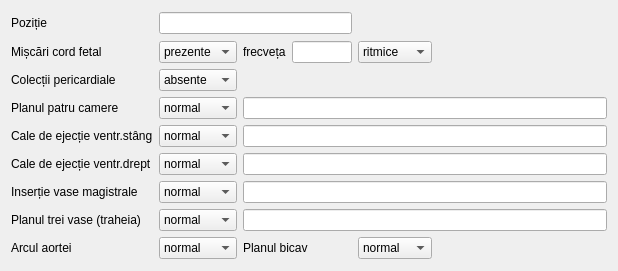
                     <widget class="QWidget" name="tab_6">
                      <attribute name="title">
                       <string>Cord</string>
                      </attribute>
                      <layout class="QGridLayout" name="gridLayout_71">
                       <item row="5" column="2" colspan="4">
                        <widget class="QLineEdit" name="gestation2_ventricularEjectionPathRight_description"/>
                       </item>
                       <item row="0" column="0">
                        <widget class="QLabel" name="label_168">
                         <property name="text">
                          <string>Poziție</string>
                         </property>
                        </widget>
                       </item>
                       <item row="6" column="2" colspan="4">
                        <widget class="QLineEdit" name="gestation2_intersectionVesselMagistral_description"/>
                       </item>
                       <item row="9" column="2">
                        <spacer name="verticalSpacer_18">
                         <property name="orientation">
                          <enum>Qt::Vertical</enum>
                         </property>
                         <property name="sizeHint" stdset="0">
                          <size>
                           <width>20</width>
                           <height>1</height>
                          </size>
                         </property>
                        </spacer>
                       </item>
                       <item row="6" column="0">
                        <widget class="QLabel" name="label_175">
                         <property name="text">
                          <string>Inserție vase magistrale</string>
                         </property>
                        </widget>
                       </item>
                       <item row="1" column="2">
                        <widget class="QLabel" name="label_170">
                         <property name="text">
                          <string>frecveța</string>
                         </property>
                        </widget>
                       </item>
                       <item row="5" column="1">
                        <widget class="QComboBox" name="gestation2_ventricularEjectionPathRight">
                         <item>
                          <property name="text">
                           <string>normal</string>
                          </property>
                         </item>
                         <item>
                          <property name="text">
                           <string>anormal</string>
                          </property>
                         </item>
                         <item>
                          <property name="text">
                           <string>dificil</string>
                          </property>
                         </item>
                        </widget>
                       </item>
                       <item row="3" column="0">
                        <widget class="QLabel" name="label_172">
                         <property name="text">
                          <string>Planul patru camere</string>
                         </property>
                        </widget>
                       </item>
                       <item row="1" column="0">
                        <widget class="QLabel" name="label_169">
                         <property name="text">
                          <string>Mișcări cord fetal</string>
                         </property>
                        </widget>
                       </item>
                       <item row="1" column="1">
                        <widget class="QComboBox" name="gestation2_heartBeat">
                         <item>
                          <property name="text">
                           <string>prezente</string>
                          </property>
                         </item>
                         <item>
                          <property name="text">
                           <string>absente</string>
                          </property>
                         </item>
                        </widget>
                       </item>
                       <item row="1" column="3">
                        <widget class="QLineEdit" name="gestation2_heartBeat_frequency">
                         <property name="sizePolicy">
                          <sizepolicy hsizetype="Fixed" vsizetype="Fixed">
                           <horstretch>0</horstretch>
                           <verstretch>0</verstretch>
                          </sizepolicy>
                         </property>
                         <property name="maximumSize">
                          <size>
                           <width>60</width>
                           <height>16777215</height>
                          </size>
                         </property>
                        </widget>
                       </item>
                       <item row="1" column="4">
                        <widget class="QComboBox" name="gestation2_heartBeat_rhythm">
                         <item>
                          <property name="text">
                           <string>ritmice</string>
                          </property>
                         </item>
                         <item>
                          <property name="text">
                           <string>aritmice</string>
                          </property>
                         </item>
                        </widget>
                       </item>
                       <item row="7" column="1">
                        <widget class="QComboBox" name="gestation2_planTreiVase">
                         <item>
                          <property name="text">
                           <string>normal</string>
                          </property>
                         </item>
                         <item>
                          <property name="text">
                           <string>anormal</string>
                          </property>
                         </item>
                         <item>
                          <property name="text">
                           <string>dificil</string>
                          </property>
                         </item>
                        </widget>
                       </item>
                       <item row="4" column="1">
                        <widget class="QComboBox" name="gestation2_ventricularEjectionPathLeft">
                         <item>
                          <property name="text">
                           <string>normal</string>
                          </property>
                         </item>
                         <item>
                          <property name="text">
                           <string>anormal</string>
                          </property>
                         </item>
                         <item>
                          <property name="text">
                           <string>dificil</string>
                          </property>
                         </item>
                        </widget>
                       </item>
                       <item row="6" column="1">
                        <widget class="QComboBox" name="gestation2_intersectionVesselMagistral">
                         <item>
                          <property name="text">
                           <string>normal</string>
                          </property>
                         </item>
                         <item>
                          <property name="text">
                           <string>anormal</string>
                          </property>
                         </item>
                         <item>
                          <property name="text">
                           <string>dificil</string>
                          </property>
                         </item>
                        </widget>
                       </item>
                       <item row="7" column="0">
                        <widget class="QLabel" name="label_176">
                         <property name="text">
                          <string>Planul trei vase (traheia)</string>
                         </property>
                        </widget>
                       </item>
                       <item row="2" column="0">
                        <widget class="QLabel" name="label_171">
                         <property name="text">
                          <string>Colecții pericardiale</string>
                         </property>
                        </widget>
                       </item>
                       <item row="5" column="0">
                        <widget class="QLabel" name="label_gestation2_ventricularEjectionPathRight">
                         <property name="text">
                          <string>Cale de ejecție ventr.drept</string>
                         </property>
                        </widget>
                       </item>
                       <item row="4" column="0">
                        <widget class="QLabel" name="label_gestation2_ventricularEjectionPathLeft">
                         <property name="text">
                          <string>Cale de ejecție ventr.stâng</string>
                         </property>
                        </widget>
                       </item>
                       <item row="7" column="2" colspan="4">
                        <widget class="QLineEdit" name="gestation2_planTreiVase_description"/>
                       </item>
                       <item row="3" column="1">
                        <widget class="QComboBox" name="gestation2_planPatruCamere">
                         <item>
                          <property name="text">
                           <string>normal</string>
                          </property>
                         </item>
                         <item>
                          <property name="text">
                           <string>anormal</string>
                          </property>
                         </item>
                         <item>
                          <property name="text">
                           <string>dificil</string>
                          </property>
                         </item>
                        </widget>
                       </item>
                       <item row="4" column="2" colspan="4">
                        <widget class="QLineEdit" name="gestation2_ventricularEjectionPathLeft_description"/>
                       </item>
                       <item row="1" column="5">
                        <spacer name="horizontalSpacer_29">
                         <property name="orientation">
                          <enum>Qt::Horizontal</enum>
                         </property>
                         <property name="sizeHint" stdset="0">
                          <size>
                           <width>157</width>
                           <height>20</height>
                          </size>
                         </property>
                        </spacer>
                       </item>
                       <item row="2" column="1">
                        <widget class="QComboBox" name="gestation2_pericordialCollections">
                         <item>
                          <property name="text">
                           <string>absente</string>
                          </property>
                         </item>
                         <item>
                          <property name="text">
                           <string>prezente</string>
                          </property>
                         </item>
                        </widget>
                       </item>
                       <item row="8" column="0">
                        <widget class="QLabel" name="label_177">
                         <property name="text">
                          <string>Arcul aortei</string>
                         </property>
                        </widget>
                       </item>
                       <item row="8" column="1">
                        <widget class="QComboBox" name="gestation2_archAorta">
                         <item>
                          <property name="text">
                           <string>normal</string>
                          </property>
                         </item>
                         <item>
                          <property name="text">
                           <string>anormal</string>
                          </property>
                         </item>
                         <item>
                          <property name="text">
                           <string>dificil</string>
                          </property>
                         </item>
                        </widget>
                       </item>
                       <item row="8" column="2" colspan="2">
                        <widget class="QLabel" name="label_gestation2_planBicav">
                         <property name="text">
                          <string>Planul bicav</string>
                         </property>
                        </widget>
                       </item>
                       <item row="8" column="4">
                        <widget class="QComboBox" name="gestation2_planBicav">
                         <item>
                          <property name="text">
                           <string>normal</string>
                          </property>
                         </item>
                         <item>
                          <property name="text">
                           <string>anormal</string>
                          </property>
                         </item>
                         <item>
                          <property name="text">
                           <string>dificil</string>
                          </property>
                         </item>
                        </widget>
                       </item>
                       <item row="0" column="4" colspan="2">
                        <spacer name="horizontalSpacer_30">
                         <property name="orientation">
                          <enum>Qt::Horizontal</enum>
                         </property>
                         <property name="sizeType">
                          <enum>QSizePolicy::Preferred</enum>
                         </property>
                         <property name="sizeHint" stdset="0">
                          <size>
                           <width>249</width>
                           <height>24</height>
                          </size>
                         </property>
                        </spacer>
                       </item>
                       <item row="0" column="1" colspan="3">
                        <widget class="QLineEdit" name="gestation2_heartPosition"/>
                       </item>
                       <item row="3" column="2" colspan="4">
                        <widget class="QLineEdit" name="gestation2_planPatruCamere_description"/>
                       </item>
                      </layout>
                     </widget>
